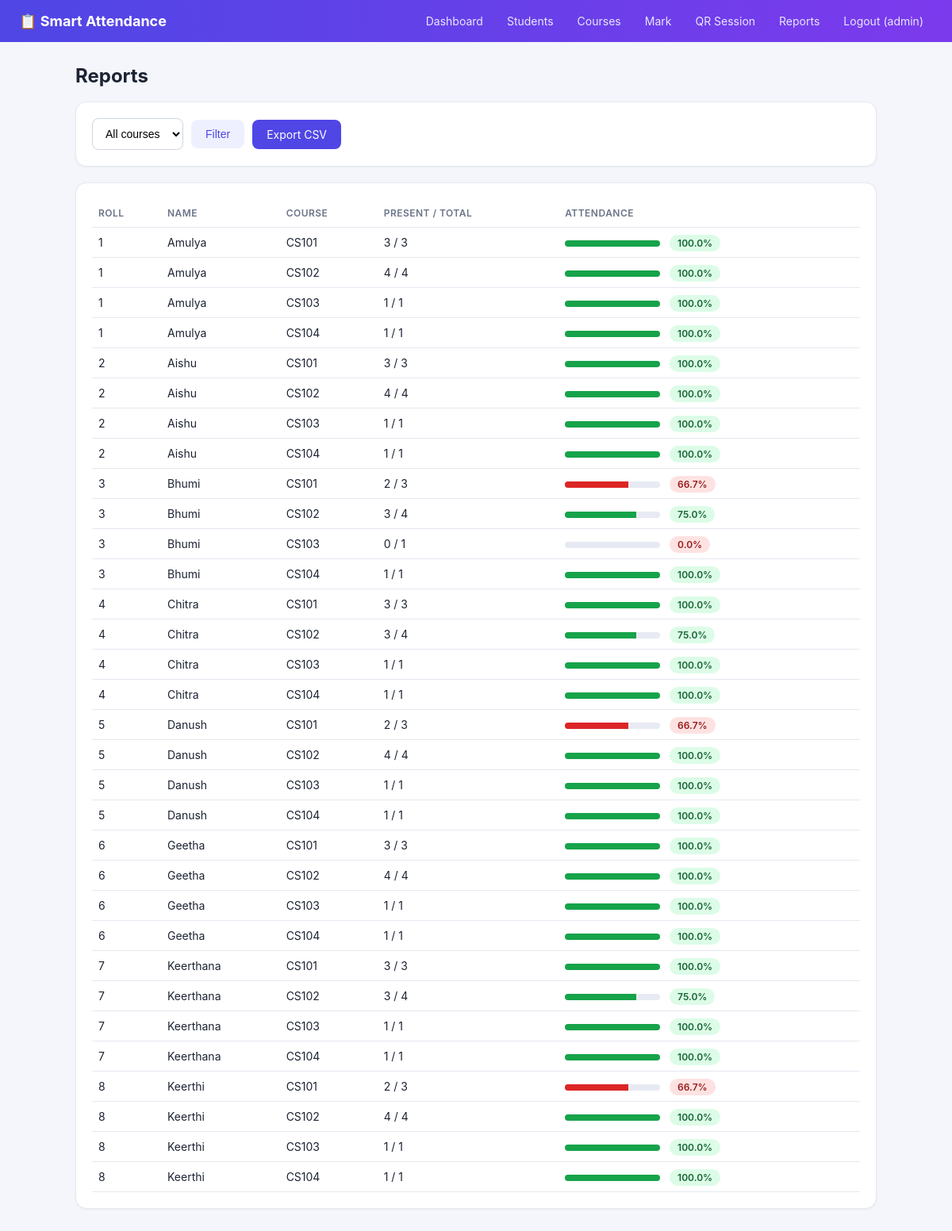
The app's page /reports (signed in) with its own data.
### tables this page shows
CREATE TABLE students(
        id INTEGER PRIMARY KEY, roll_no TEXT UNIQUE NOT NULL,
        name TEXT NOT NULL, email TEXT, class_name TEXT);

CREATE TABLE courses(
        id INTEGER PRIMARY KEY, code TEXT UNIQUE NOT NULL, name TEXT NOT NULL);

### app.py (the view)
@app.route("/reports")
@login_required("teacher")
def reports():
    db = get_db()
    course_id = request.args.get("course_id", type=int)
    rows = summary_rows(course_id)
    courses_ = db.execute("SELECT * FROM courses ORDER BY code").fetchall()
    return render_template("reports.html", rows=rows, courses=courses_,
                           course_id=course_id, threshold=THRESHOLD)

### app.py (called while the page is built)
def get_db():
    if "db" not in g:
        g.db = sqlite3.connect(DB)
        g.db.row_factory = sqlite3.Row
    return g.db

def login_required(role=None):
    def deco(f):
        @wraps(f)
        def wrapper(*a, **kw):
            if "user_id" not in session:
                return redirect(url_for("login"))
            if role and session.get("role") != role:
                abort(403)
            return f(*a, **kw)
        return wrapper
    return deco

def summary_rows(course_id=None):
    q = """SELECT s.id sid, s.roll_no, s.name, c.id cid, c.code, c.name cname,
             SUM(a.status='Present') present, COUNT(a.id) total
           FROM attendance a JOIN students s ON s.id=a.student_id
           JOIN courses c ON c.id=a.course_id"""
    args = []
    if course_id:
        q += " WHERE c.id=?"
        args.append(course_id)
    q += " GROUP BY s.id, c.id ORDER BY s.roll_no"
    rows = []
    for r in get_db().execute(q, args):
        d = dict(r)
        d["pct"] = round(100 * d["present"] / d["total"], 1) if d["total"] else 0
        rows.append(d)
    return rows

### templates/reports.html
{% extends "base.html" %}{% block body %}
<h1>Reports</h1>
<div class="card"><form method="get" class="inline"><select name="course_id"><option value="">All courses</option>
{% for c in courses %}<option value="{{ c.id }}" {{ 'selected' if c.id == course_id }}>{{ c.code }}</option>{% endfor %}</select>
<button class="btn light">Filter</button>
<a class="btn" href="{{ url_for('export_csv', course_id=course_id) }}">Export CSV</a></form></div>
<div class="card"><table><tr><th>Roll</th><th>Name</th><th>Course</th><th>Present / Total</th><th>Attendance</th></tr>
{% for r in rows %}<tr><td>{{ r.roll_no }}</td><td>{{ r.name }}</td><td>{{ r.code }}</td><td>{{ r.present }} / {{ r.total }}</td>
<td><span class="bar"><i class="{{ 'low' if r.pct < threshold }}" style="width:{{ r.pct }}%"></i></span>
<span class="pill {{ 'low' if r.pct < threshold else 'good' }}">{{ r.pct }}%</span></td></tr>
{% else %}<tr><td colspan="5" class="muted">No attendance recorded yet.</td></tr>{% endfor %}</table></div>
{% endblock %}

### static/style.css (style rules this page uses)
:root { --bg:#f4f6fb;--card:#fff;--ink:#1c2333;--muted:#6b7488;--brand:#4f46e5;--brand2:#7c3aed;--ok:#16a34a;--bad:#dc2626;--line:#e5e8f0 }
* { box-sizing:border-box }
body { margin:0;font-family:Inter,system-ui,Segoe UI,Arial,sans-serif;background:var(--bg);color:var(--ink) }
h1 { margin:0 0 18px;font-size:24px }
.card { background:var(--card);border:1px solid var(--line);border-radius:14px;padding:20px;margin-bottom:20px;box-shadow:0 1px 3px rgba(20,30,60,.05) }
table { width:100%;border-collapse:collapse;font-size:14px }
th,td { text-align:left;padding:10px 8px;border-bottom:1px solid var(--line) }
th { color:var(--muted);font-weight:600;font-size:12px;text-transform:uppercase;letter-spacing:.04em }
input,select { padding:10px 12px;border:1px solid #cfd5e3;border-radius:8px;font-size:14px;background:#fff }
.btn { background:var(--brand);color:#fff;border:0;padding:10px 18px;border-radius:8px;cursor:pointer;font-size:14px;text-decoration:none;display:inline-block }
.btn.light { background:#eef0ff;color:var(--brand) }
form.inline { display:flex;gap:10px;flex-wrap:wrap;align-items:center }
.pill { padding:3px 10px;border-radius:99px;font-size:12px;font-weight:600 }
.pill.good { background:#dcfce7;color:#166534 }
.pill.low { background:#fee2e2;color:#991b1b }
.bar { background:#e8eaf3;border-radius:99px;height:8px;width:120px;overflow:hidden;display:inline-block;vertical-align:middle;margin-right:8px }
.bar i { display:block;height:100%;background:var(--ok) }
.bar i.low { background:var(--bad) }

### records on screen
students: roll_no "1", name "Amulya", code "CS101", present "3", total "3", pct "100.0", code "CS102", present "4", total "4", code "CS103", present "1", total "1", code "CS104"
students: roll_no "2", name "Aishu", code "CS101", present "3", total "3", pct "100.0", code "CS102", present "4", total "4", code "CS103", present "1", total "1", code "CS104"
students: roll_no "3", name "Bhumi", code "CS101", present "2", total "3", pct "66.7", code "CS102", present "3", total "4", pct "75.0", code "CS103", present "0", total "1", pct "0.0", code "CS104", present "1", pct "100.0"
students: roll_no "4", name "Chitra", code "CS101", present "3", total "3", pct "100.0", code "CS102", total "4", pct "75.0", code "CS103", present "1", total "1", code "CS104"
students: roll_no "5", name "Danush", code "CS101", present "2", total "3", pct "66.7", code "CS102", present "4", total "4", pct "100.0", code "CS103", present "1", total "1", code "CS104"
students: roll_no "6", name "Geetha", code "CS101", present "3", total "3", pct "100.0", code "CS102", present "4", total "4", code "CS103", present "1", total "1", code "CS104"
students: roll_no "7", name "Keerthana", code "CS101", present "3", total "3", pct "100.0", code "CS102", total "4", pct "75.0", code "CS103", present "1", total "1", code "CS104"
students: roll_no "8", name "Keerthi", code "CS101", present "2", total "3", pct "66.7", code "CS102", present "4", total "4", pct "100.0", code "CS103", present "1", total "1", code "CS104"

### other values on screen
{{ session.username }} "admin"
